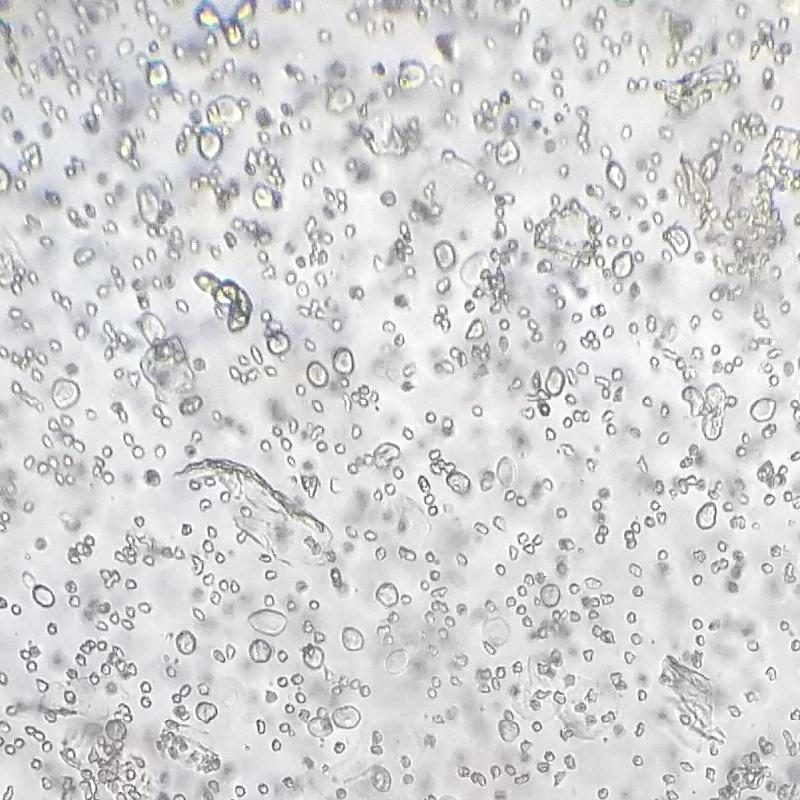
#> input picture dataset/images/DIESTRO_142_4.jpg, 800 x 800 px; its folder holds only this picture in this run
$ jupyter execute --allow-errors data_augmentation.ipynb
#> lines starting #> are read from the running program, lines starting #| are printed output that depends on the picture
[cell 1]
import pandas as pd
import numpy as np
from skimage import transform, io, exposure
from PIL import Image
from os.path import join
import os
from random import shuffle
import warnings
warnings.filterwarnings("ignore")

PATH = os.path.join("dataset", "images")
PATH_AUGMENTED = os.path.join("dataset", "data_augmented")

[cell 2]
df = pd.read_csv("dataset/name_images.csv", index_col=0)
#> (reads dataset/name_images.csv from the repository)
#> `image = (exposure.equalize_adapthist(io.imread(os.path.join(PATH, file..`:
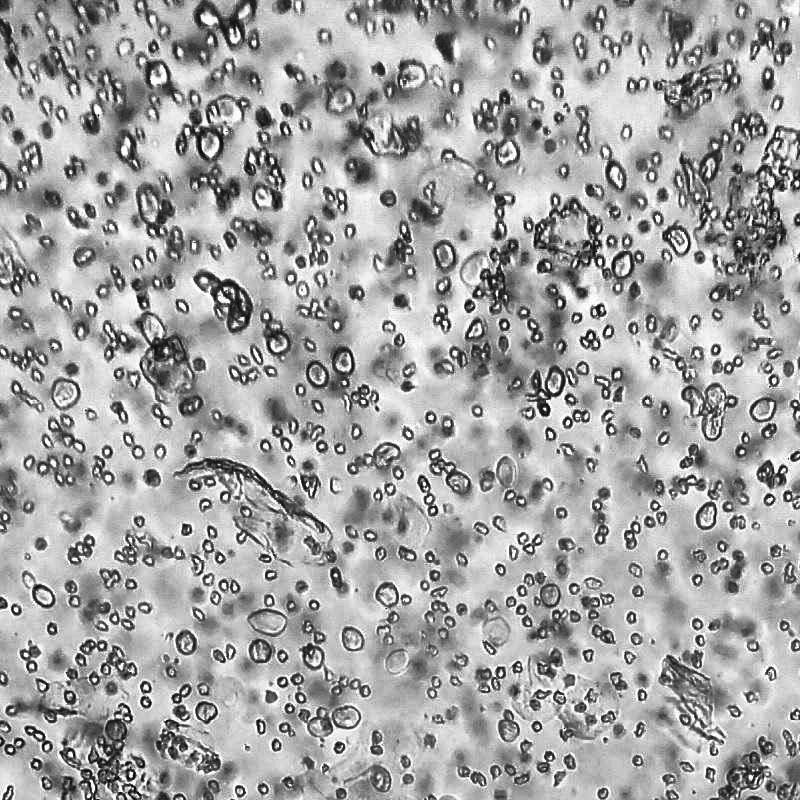
#> image: shape (800, 800); min 0, max 255, mean 164.7
df.head()

[cell 3]
new_name_images = []
#> (the rest of this cell did not finish here and is left out)
